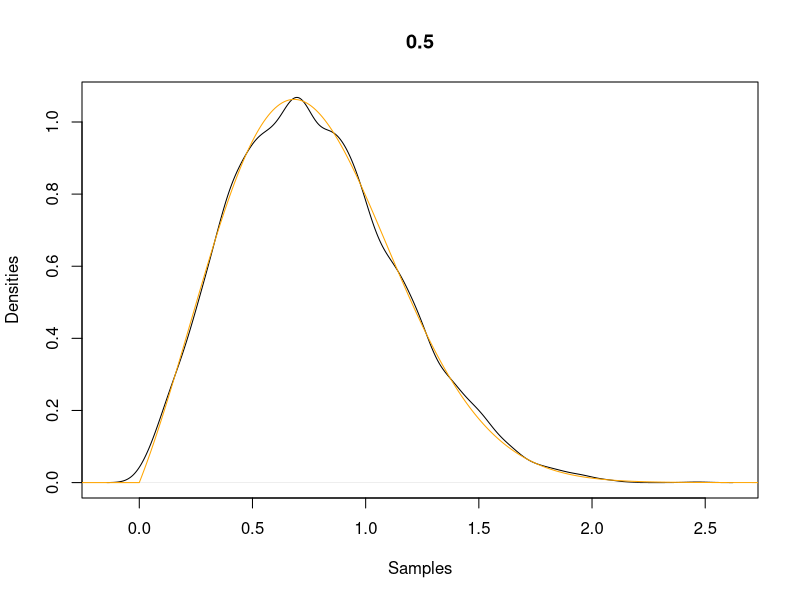
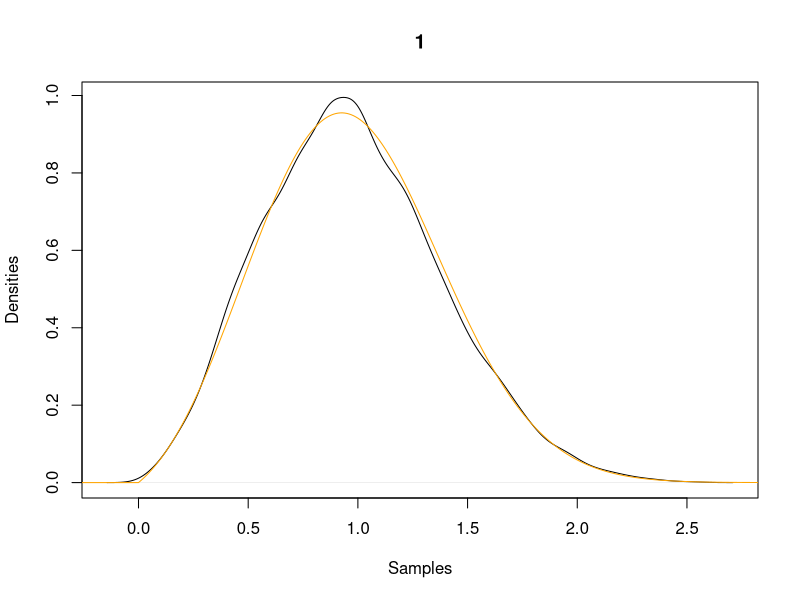
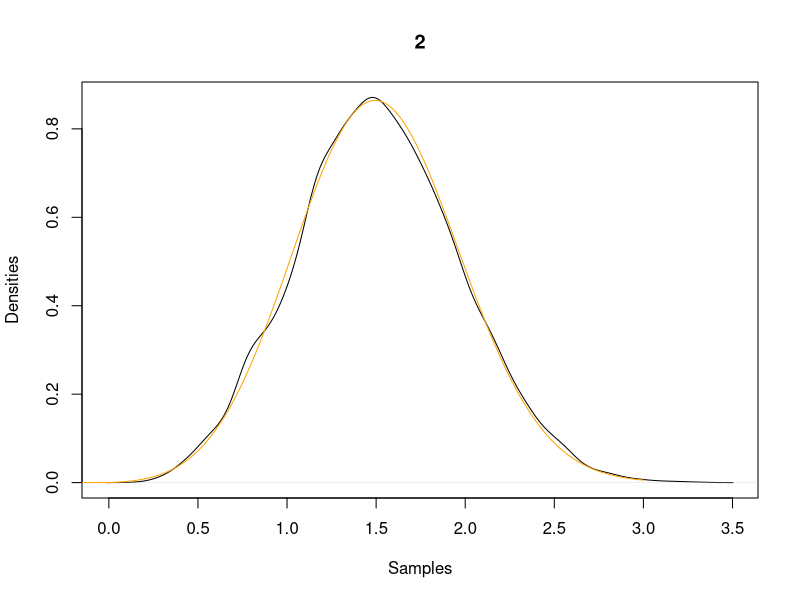

These charts were generated, in order, by the following R code:
## ---- chunk 1
knitr::opts_chunk$set(echo = FALSE)
library(tidyverse)
library(dplyr)
## ---- chunk 2
dposterior <- function(x, y, scale = 1.2, sd = .6) {
  # x: evaluation points of the density
  # y: observation Y=y (length 1),
  # scale: scale parameter of Weibull prior (shape=2 fixed)
  # sd: standard deviation of Gaussian error (mean=0 fixed)
  a <- 1/2*1/sd^2; c <- 1/scale^2
  erf <- function(x) 2*pnorm(x*sqrt(2)) - 1
  k <- ifelse(x >= 0, x * exp( -a * (x-y)^2 - c*x^2 ), 0)
  n <- exp(-a*(y^2)) *
    (sqrt(pi) * a * y * exp(a^2*y^2 / (a+c)) * 
       (erf(a*y/sqrt(a+c)) + 1) + 
       sqrt(a + c) ) / (2* (a+c)^(3/2))
  k/n
}


ys = list(0.5, 1, 2)

for (y in ys)
{
  
x = rep(0, 1000)
start = y 
x[1] = start
for (i in 2:1000) {
  u = rnorm(1, y, 0.6)
  acc = min(1, dnorm(x[i-1], y, 0.6) * dnorm(y, mean = u, sd = 0.6) * dweibull(u, shape = 2, scale = 1.2) / 
              (dnorm(u, y, 0.6) * dnorm(y, mean = x[i-1], sd = 0.6) * dweibull(x[i-1], shape = 2, scale = 1.2)))
  prob = runif(1)
  if (acc > prob) {
    x[i] = u
  }
  else {
    x[i] = x[i-1]
  }
 }
  
x = rep(0, 10000)
start = y 
x[1] = start
for (i in 2:10000) {
  u = rnorm(1, y, 0.6)
  acc = min(1, dnorm(x[i-1], y, 0.6) * dnorm(y, mean = u, sd = 0.6) * dweibull(u, shape = 2, scale = 1.2) / 
              (dnorm(u, y, 0.6) * dnorm(y, mean = x[i-1], sd = 0.6) * dweibull(x[i-1], shape = 2, scale = 1.2)))
  prob = runif(1)
  if (acc > prob) {
    x[i] = u
  }
  else {
    x[i] = x[i-1]
  }
 }

x_seq =  seq(from = -1, to = 3, by = 0.01)
z = dposterior(x_seq, y)
plot(density(x), main = y, xlab= "Samples", ylab="Densities") 
lines(x_seq, z, col = "orange")
}
